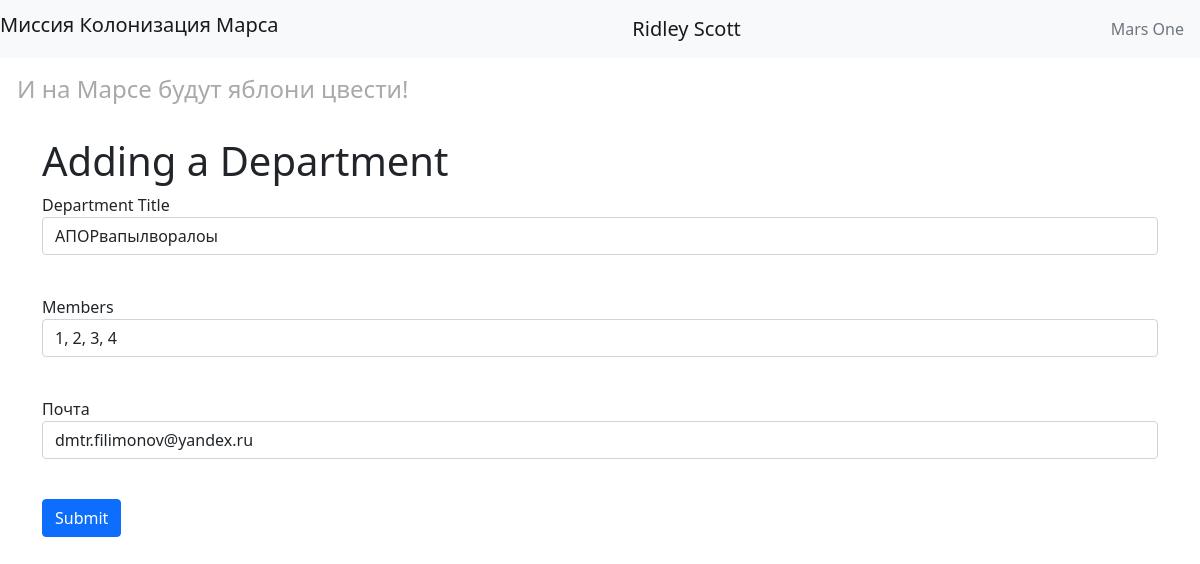
Page /departments/1 (signed in) on the committed database.
### data/users.py (models this page shows, shortened)
class User(SqlAlchemyBase, UserMixin, SerializerMixin):
    __tablename__ = 'users'
    id = sqlalchemy.Column(sqlalchemy.Integer,
                           primary_key=True, autoincrement=True)
    surname = sqlalchemy.Column(sqlalchemy.String, nullable=True)
    name = sqlalchemy.Column(sqlalchemy.String, nullable=True)
    age = sqlalchemy.Column(sqlalchemy.Integer, nullable=True)
    position = sqlalchemy.Column(sqlalchemy.String, nullable=True)
    speciality = sqlalchemy.Column(sqlalchemy.String, nullable=True)
    address = sqlalchemy.Column(sqlalchemy.String, nullable=True)
    email = sqlalchemy.Column(sqlalchemy.String, unique=True, nullable=True)
    hashed_password = sqlalchemy.Column(sqlalchemy.String, nullable=True)
    modified_date = sqlalchemy.Column(sqlalchemy.DateTime, default=datetime.datetime.now)
    city_from = sqlalchemy.Column(sqlalchemy.String, nullable=True)
    jobs = orm.relation("Jobs", back_populates='user')
    departments = orm.relation("Department", back_populates='user')

### data/departments.py (models this page shows)
class Department(SqlAlchemyBase):
    __tablename__ = 'departments'
    id = sqlalchemy.Column(sqlalchemy.Integer,
                           primary_key=True, autoincrement=True)
    title = sqlalchemy.Column(sqlalchemy.String, nullable=True)
    chief = sqlalchemy.Column(sqlalchemy.Integer,
                              sqlalchemy.ForeignKey("users.id"))
    members = sqlalchemy.Column(sqlalchemy.String, nullable=True)
    email = sqlalchemy.Column(sqlalchemy.String, nullable=True)
    user = orm.relation('User')

### main.py (the view, shortened to what this page needs)
@app.route('/departments/<int:id>', methods=['GET', 'POST'])
@login_required
def edit_department(id):
    global db_sess
    form = DepartmentForm()
    if request.method == "GET":
        dep = db_sess.query(Department).filter(Department.id == id,
                                               ((Department.user == current_user) | (current_user.id == 1)),
                                               ).first()
        if dep:
            form.title.data = dep.title
            form.members.data = dep.members
            form.email.data = dep.email
        else:
            abort(404)
    return render_template('add_department.html',
                           title='Редактирование департамента',
                           form=form)

### forms/department.py
class DepartmentForm(FlaskForm):
    title = StringField('Department Title', validators=[DataRequired()])
    members = StringField('Members', validators=[DataRequired()])
    email = EmailField('Почта', validators=[DataRequired()])
    submit = SubmitField('Submit')

### main.py (called while the page is built)
@login_manager.user_loader
def load_user(user_id):
    global db_sess
    return db_sess.query(User).get(user_id)

### templates/add_department.html (shortened to what this page needs)
{% extends "base.html" %}
{% block content %}
<h1>Adding a Department</h1>
<form action="" method="post">
    <p>
        {{ form.title.label }}<br>
        {{ form.title(class="form-control") }}<br>
    </p>
    <p>
        {{ form.members.label }}<br>
        {{ form.members(class="form-control") }}<br>
    </p>
    <p>
        {{ form.email.label }}<br>
        {{ form.email(class="form-control", type="email") }}<br>
    </p>
    <p>{{ form.submit(type="submit", class="btn btn-primary") }}</p>
</form>
{% endblock %}

### templates/base.html (shortened to what this page needs)
<!doctype html>
    <html lang="en">
    <head>
        <link rel="stylesheet"
        href="https://cdn.jsdelivr.net/npm/bootstrap@5.0.0-beta1/dist/css/bootstrap.min.css"
>
        <link rel="stylesheet" type="text/css" href="{{url_for('static', filename='css/style.css')}}" />
</head>
<body>
<header>
    <nav class="navbar navbar-light bg-light">
        <h1 class="navbar-brand">Миссия Колонизация Марса</h1>
        {% if current_user.is_authenticated %}
            <a class="navbar-brand" href="/logout">{{ current_user.name }} {{current_user.surname}}</a>
        {% else %}
            <p>
                <a class="btn btn-primary " href="/register">Register</a>
                <a class="btn btn-success" href="/login">Log in</a>
            </p>
        {% endif %}
        <div class="nav-link disabled">Mars One</div>
    </nav>
    <h4 class="alert"> И на Марсе будут яблони цвести!</h4>
</header>
<main role="main" class="container">
    {% block content %}{% endblock %}
</main>
</body>
</html>

### static/css/style.css (style rules this page uses)
h4 { color: darkgray; padding-left: 20px; }

### rows in the picture
User: name "Ridley", surname "Scott"
Department: title "АПОРвапылворалоы", members "1, 2, 3, 4", email "dmtr.filimonov@yandex.ru"
